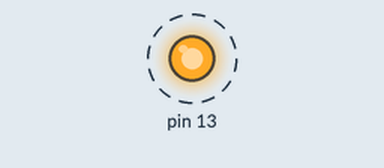
Recording of a sketch running on a simulated Arduino Uno, built with avr-gcc and run on an emulated ATmega328P. On the bench: output pins drawn as LEDs (lit = HIGH). Dashed ring = blinking. What the sketch prints to the serial monitor is not drawn.

Above: at 0.5 s.
Timing chart, 0 to 4.6 s (numbered marks = the images above):
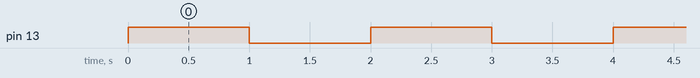

Measured:
- by itself, pin 13: alternates HIGH for 1.0 s and LOW for 1.0 s

The sketch:

pm_ardu_blink.ino
```cpp
void setup()
{
Serial.begin(9600);
pinMode( 13 , OUTPUT);
}

void loop()
{
Serial.print( "Allumage de la LED" );
Serial.println("");
digitalWrite( 13 , HIGH );
delay( 1000 );
Serial.print( "Extinction de la LED" );
Serial.println("");
digitalWrite( 13 , LOW );
delay( 1000 );
}
```
